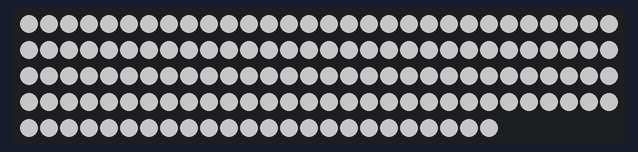
The sketch below on a simulated Arduino Uno, built with avr-gcc and run on an emulated ATmega328P. On the bench: 144 RGB LEDs in strip order, left to right, continuing on the next row. Dim RGB values are drawn brighter than linear.

Above: at 0.1 s.

The sketch:

full_strip_lit.ino.ino
```cpp
#include <Adafruit_NeoPixel.h>


constexpr uint8_t kPixelDataPin = 6;   // matches src/config/Pins.h
constexpr uint16_t kPixelCount = 144;  // bench strip
constexpr uint8_t kBrightness = 96;

Adafruit_NeoPixel strip(
    kPixelCount,
    kPixelDataPin,
    NEO_GRBW + NEO_KHZ800
);

void setup() {
  strip.begin();
  strip.setBrightness(kBrightness);
  strip.clear();

  for (uint16_t i = 0; i < strip.numPixels(); ++i) {
    strip.setPixelColor(i, strip.Color(0, 0, 0, 255));
  }

  strip.show();
}

void loop() {
}
```
